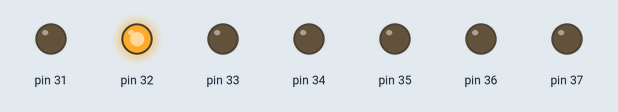
This sketch was run on a simulated Arduino Mega 2560, built with avr-gcc and run on an emulated ATmega2560. On the bench: output pins drawn as LEDs (lit = HIGH).

Above: at 0.05 s.
At 1.35 s:
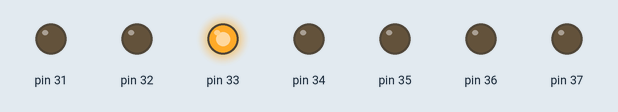
At 2.25 s:
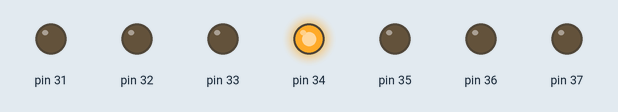
At 4.45 s:
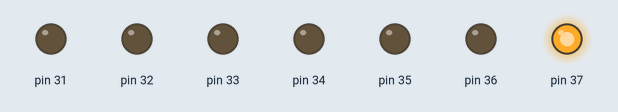
At 6.75 s:
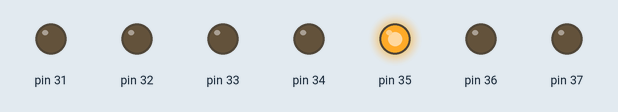
At 8.85 s:
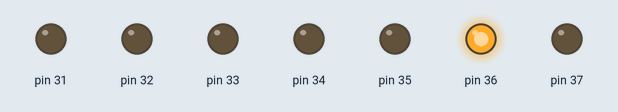
Timing chart, 0 to 9.2 s (numbered marks = the images above):
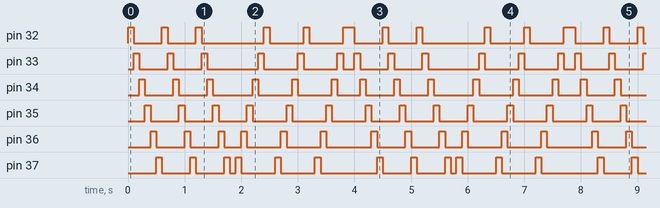

Measured:
- by itself, pin 32: repeats every 3.9 s: 2 × (LOW 0.50 s, HIGH 0.10 s), LOW 1.1 s, 2 × (HIGH 0.10 s, LOW 0.60 s), HIGH 0.20 s
- by itself, pin 35: alternates HIGH for 0.10 s and LOW for 0.50 s
- by itself, pin 37: repeats every 3.9 s: 2 × (LOW 0.50 s, HIGH 0.10 s), LOW 0.10 s, 2 × (HIGH 0.10 s, LOW 0.60 s), HIGH 0.10 s, LOW 1.0 s, HIGH 0.10 s
- by itself, pin 33: repeats every 3.9 s: 2 × (LOW 0.50 s, HIGH 0.10 s), LOW 0.90 s, 2 × (HIGH 0.10 s, LOW 0.60 s), HIGH 0.10 s, LOW 0.20 s, HIGH 0.10 s
- by itself, pin 34: repeats every 3.9 s: 2 × (LOW 0.50 s, HIGH 0.10 s), LOW 0.70 s, 2 × (HIGH 0.10 s, LOW 0.60 s), HIGH 0.10 s, LOW 0.40 s, HIGH 0.10 s

The sketch:

christmas_tree_blinking_multiprog.ino
```cpp
void setup() {
  // put your setup code here, to run once:

  pinMode(31, OUTPUT);
  digitalWrite(31, HIGH);

  for(int i=32; i<38; i++)
   {
    pinMode(i, OUTPUT);
   }
}

void loop() {
  // put your main code here, to run repeatedly:
  digitalWrite(31, LOW);

for (int a=1; a<4; a++)
  {
  for(int i=32; i<38; i++)
   {
    digitalWrite(i, HIGH);
    delay(100);
    digitalWrite(i, LOW);
   }
  }

for (int b=1; b<4; b++)
  {
  for(int i=38; i>31; i--)
   {
    digitalWrite(i, HIGH);
    delay(100);
    digitalWrite(i, LOW);
   }
  }


}
```
